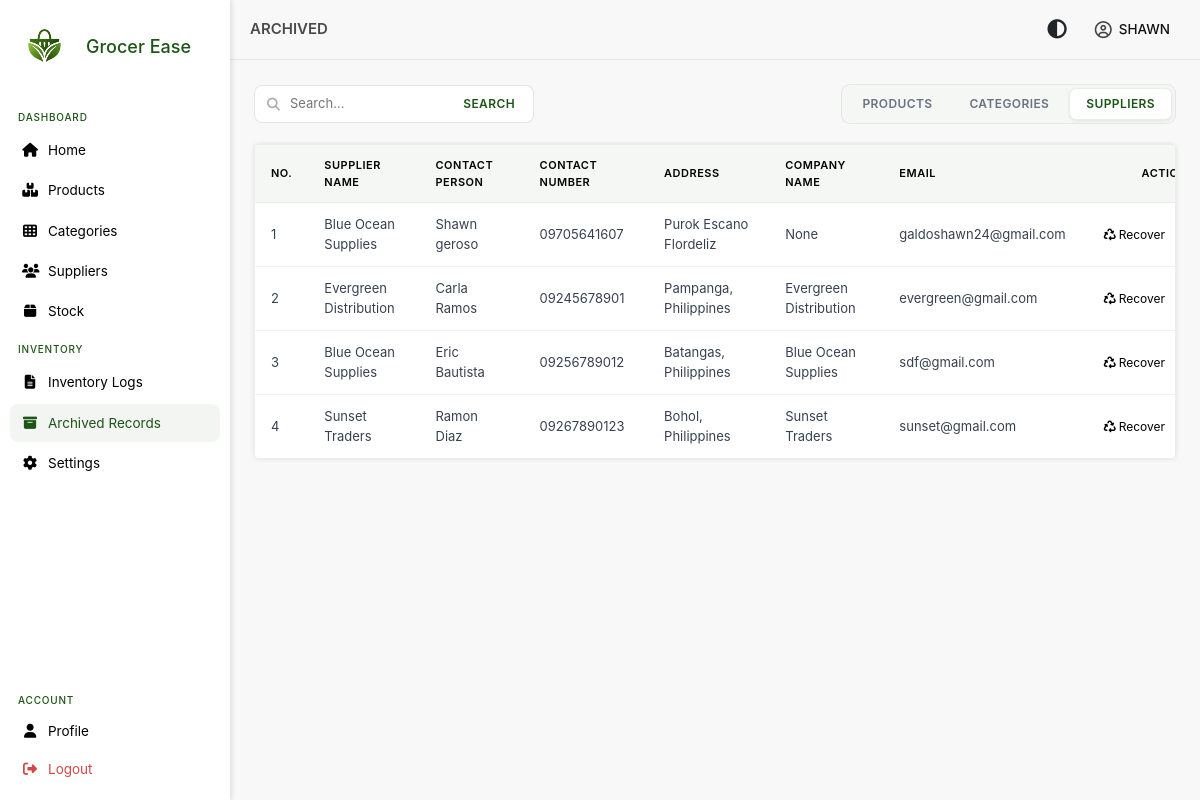
/views/inventory/archived.php?tab=suppliers (signed in), run on an earlier commit of the app's database.
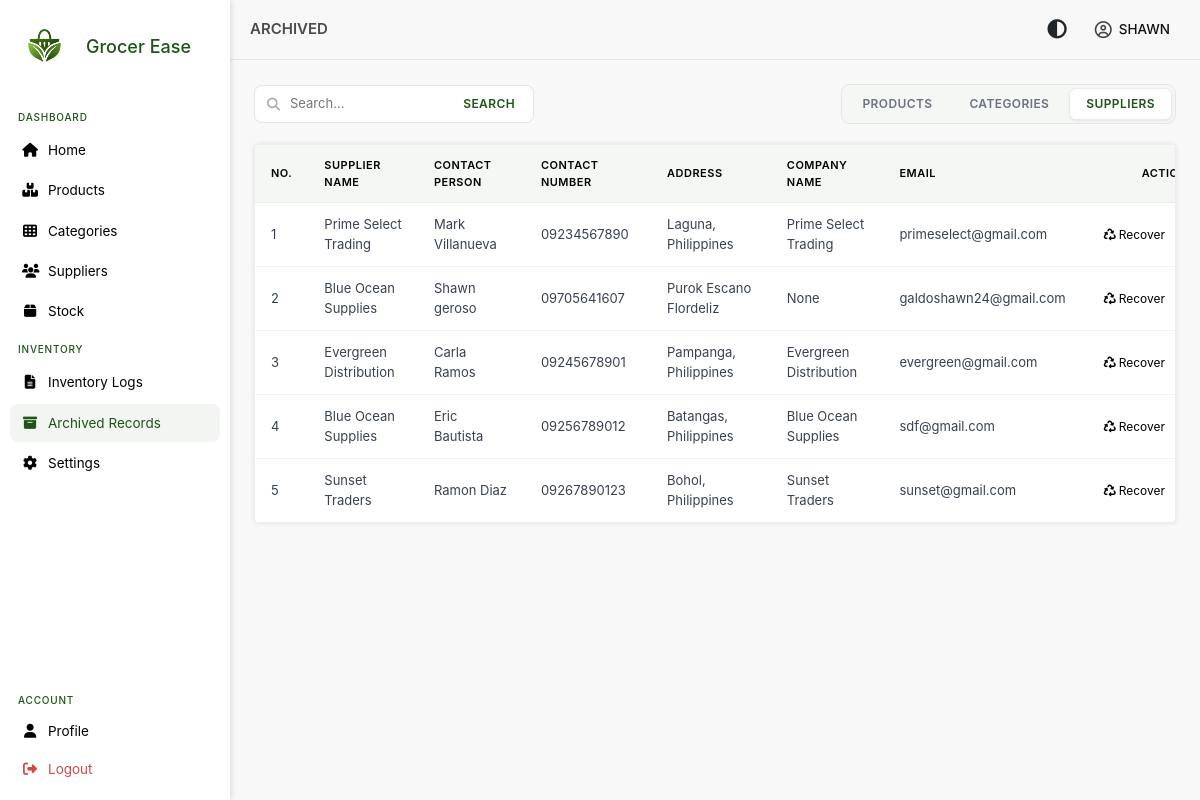
And on a later commit of the database.
### tables this page shows
CREATE TABLE `suppliers` (
  `supplier_id_pk` int NOT NULL AUTO_INCREMENT,
  `supplier_name` varchar(250) NOT NULL,
  `contact_person` varchar(20) NOT NULL,
  `phone_number` varchar(20) NOT NULL,
  `email` varchar(250) NOT NULL,
  `address` varchar(250) NOT NULL,
  `company_name` varchar(250) NOT NULL,
  `is_deleted` tinyint DEFAULT '0',
  `deleted_at` datetime DEFAULT NULL,
  PRIMARY KEY (`supplier_id_pk`),
  KEY `idx_supplier_name` (`supplier_name`)
);

### autoload.php (called while the page is built, shortened)
<?php
spl_autoload_register(function ($class) {
    $paths = [
        __DIR__ . '/models/',
        __DIR__ . '/models/Stock/',
        __DIR__ . '/models/Relations/',
    ];
    foreach ($paths as $path) {
        $file = $path . $class . '.php';
        if (file_exists($file)) {
            return;
        }
    }
});
?>

### models/supplier.php (called while the page is built, shortened)
<?php
class Supplier
{
    private $conn;
    public function __construct($db)
    {
        $this->conn = $db;
    }
    public function GetDeletedSuppliersPaginated($page = 1, $limit = 10)
    {
        $offset = ($page - 1) * $limit;
        $stmt = $this->conn->prepare("SELECT supplier_id_pk,
                                                 supplier_name,
                                                 contact_person,
                                                 phone_number,
                                                 email,
                                                 address,
                                                 company_name
                                      FROM suppliers
                                      WHERE is_deleted = 1
                                      ORDER BY deleted_at DESC
                                      LIMIT :limit OFFSET :offset");
        $stmt->bindParam(':limit', $limit, PDO::PARAM_INT);
        $stmt->bindParam(':offset', $offset, PDO::PARAM_INT);
        $stmt->execute();
        return $stmt->fetchAll(PDO::FETCH_ASSOC);
    }
}

### views/inventory/archives/deleted_suppliers.php (the view, shortened to what this page needs)
<div class="menu-table">
    <table>
        <thead>
            <tr>
                <th>No.</th>
                <th>Supplier Name</th>
                <th>Contact Person</th>
                <th>Contact Number</th>
                <th>Address</th>
                <th>Company Name</th>
                <th>Email</th>
                <th>Actions</th>
            </tr>
        </thead>
        <tbody>
            <?php $no = (($page - 1) * $per_page) + 1; ?>
            <?php if (empty($supplier)): ?>
                <tr>
                    <td colspan="8" style="text-align:center; color:#6b7280;">
                        No archived suppliers found
                    </td>
                </tr>
            <?php else: ?>
                <?php foreach ($supplier as $sup): ?>
                <tr>
                    <td><?= $no++ ?></td>
                    <td><?= htmlspecialchars($sup['supplier_name']) ?></td>
                    <td><?= htmlspecialchars($sup['contact_person']) ?></td>
                    <td><?= htmlspecialchars($sup['phone_number']) ?></td>
                    <td><?= htmlspecialchars($sup['address']) ?></td>
                    <td><?= htmlspecialchars($sup['company_name']) ?></td>
                    <td class="email-cell"><?= htmlspecialchars($sup['email']) ?></td>
                    <td>
                        <div class="actions">
                            <button type="button" class="edit-btn" style="display:flex; align-items:center; gap:3px; font-size:12px; padding:3px 6px;"
                                onclick="restoreSupplier('<?= $sup['supplier_id_pk'] ?>', '<?= htmlspecialchars($sup['supplier_name']) ?>')">
                                <i class="fa-solid fa-recycle"></i> Recover
                            </button>
                        </div>
                    </td>
                </tr>
                <?php endforeach; ?>
            <?php endif; ?>
        </tbody>
    </table>
</div>

What changed in the data, as far as the page shows it:
now on this page (row edited): suppliers: supplier_name "Prime Select Trading", contact_person "Mark Villanueva", phone_number "09234567890", address "Laguna, Philippines", company_name "Prime Select Trading", email "primeselect@gmail.com"
